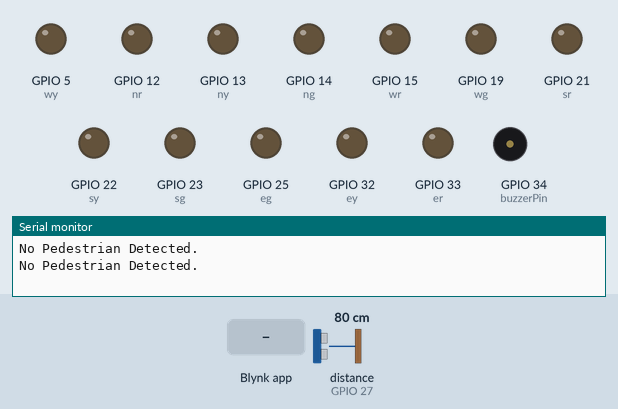
Bench run of a sketch on a simulated ESP32. Parts: output pins drawn as LEDs (lit = HIGH), buzzer (waves = sounding, pin HIGH), the last lines printed to the serial monitor. The test bench sets the inputs (shaded band); at power-on: distance to the obstacle (sensor on GPIO 27) 80 cm. The echo pulse lasts 58.3 µs per cm; WiFi joins after 1.5 s; servers stay silent unless stated.

Above: at 3.0 s.
3.1 s: Blynk app writes 1 to V2
At 5.2 s:
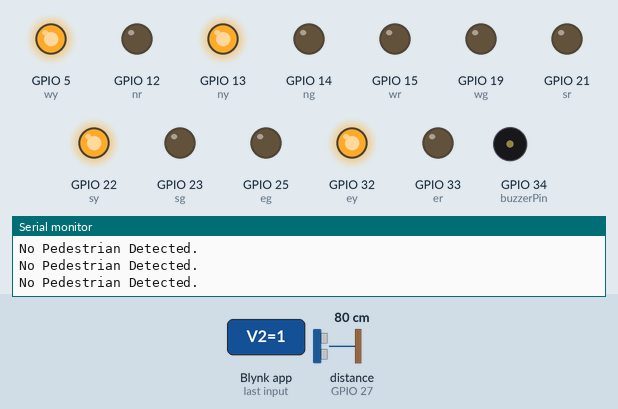
7.2 s: Blynk app writes 1 to V0
At 10.6 s:
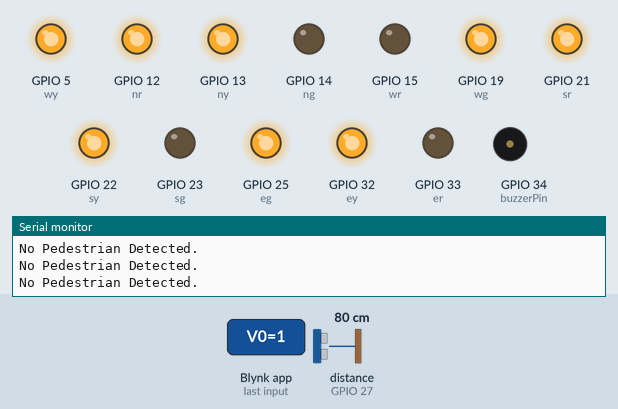
15.4 s: Blynk app writes 1 to V1
At 16.4 s:
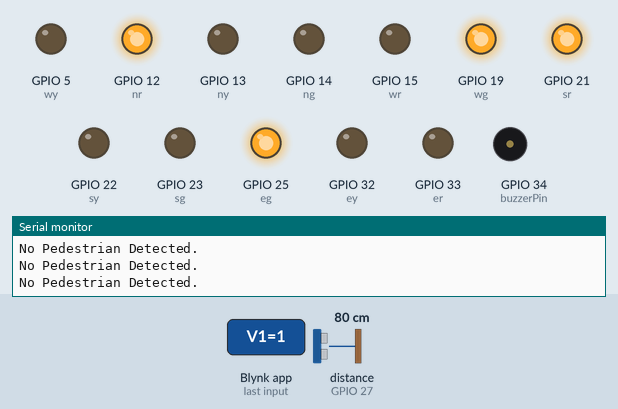
Timing chart, 0 to 23.3 s (numbered marks = the images above; inputs shaded):
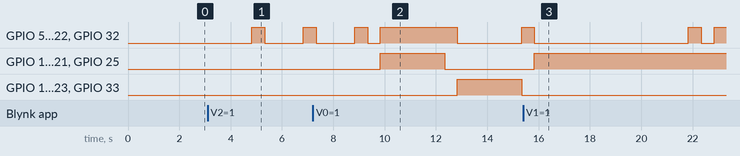

Measured:
- after the input at 3.1 s, GPIO 5 (wy), GPIO 13 (ny), GPIO 22 (sy), GPIO 32 (ey): LOW → HIGH after 1.7 s, → LOW 0.50 s later, → HIGH 1.5 s later
- after the input at 7.2 s, GPIO 12 (nr), GPIO 19 (wg), GPIO 21 (sr), GPIO 25 (eg): LOW → HIGH after 2.6 s, → LOW 2.5 s later; GPIO 14 (ng), GPIO 15 (wr), GPIO 23 (sg), GPIO 33 (er): LOW → HIGH after 5.6 s, → LOW 2.5 s later
- after the input at 15.4 s, GPIO 14 (ng), GPIO 15 (wr), GPIO 23 (sg), GPIO 33 (er): stays LOW (without the input it goes to HIGH after 5.4 s)

The sketch:

TrafficLights.ino
```cpp
/* Fill-in information from Blynk Device Info here */
// Device configuration with Blynk
#define BLYNK_TEMPLATE_ID "TMPL6GStd47OH"
#define BLYNK_TEMPLATE_NAME "Traffic Lights"
#define BLYNK_AUTH_TOKEN "EvMVM2MqF16-ZqpTHsNmNHndXGx5i2As"

// Pin definition for 12 LEDS

#define nr 12
#define ny 13
#define ng 14

#define er 33
#define ey 32
#define eg 25

#define wr 15
#define wy 5
#define wg 19

#define sr 21
#define sy 22
#define sg 23

#include <Arduino.h>
#include <Ultrasonic.h>
#include <WiFi.h>
#include <WiFiClient.h>
#include <BlynkSimpleEsp32.h>

// Innovative feature functions
void activatePedestrianSignal();
void beepBuzzer();


// Desired WiFi credentials
char ssid[] = "Ravindu Malinga";
char pass[] = "123456781";

bool loopRunning = false;

bool loopdef =false;

const unsigned long redDuration = 2000;
const unsigned long greenDuration = 6000;
const unsigned long yellowDuration = 2000;

// Configure Ultrasonic Sensor

const int trigPin = 26;   // Ultrasonic sensor trigger pin
const int echoPin = 27;   // Ultrasonic sensor echo pin
const int buzzerPin = 34; // Buzzer pin

Ultrasonic ultrasonic(trigPin, echoPin);


BLYNK_WRITE(V0) {

int btnState = param.asInt();
if (btnState == 1) {
    loopdef = 1; // Start the loop
  } else {
    loopdef = 0; // Exit the loop
  }
}

BLYNK_WRITE(V1) {
  int value2 = param.asInt();
  if (value2 == 1) {
    // 1st Junction
    digitalWrite(nr, HIGH);
    digitalWrite(ny, LOW);
    digitalWrite(ng, LOW);

    // 2nd Junction
    digitalWrite(er, LOW);
    digitalWrite(ey, LOW);
    digitalWrite(eg, HIGH);

    // 3rd Junction
    digitalWrite(sr, HIGH);
    digitalWrite(sy, LOW);
    digitalWrite(sg, LOW);


    // 4th Junction
    digitalWrite(wr, LOW);
    digitalWrite(wy, LOW);
    digitalWrite(wg, HIGH);

    delay(5000);

  } else {

    // Turn off all lights for the all junctions
     digitalWrite(nr, LOW);
    digitalWrite(ny, LOW);
    digitalWrite(ng, LOW);


    digitalWrite(er, LOW);
    digitalWrite(ey, LOW);
    digitalWrite(eg, LOW);


    digitalWrite(sr, LOW);
    digitalWrite(sy, LOW);
    digitalWrite(sg, LOW);


    digitalWrite(wr, LOW);
    digitalWrite(wy, LOW);
    digitalWrite(wg, LOW);
  }
}

BLYNK_WRITE(V3) {
  bool value4 = param.asInt();
  if (value4 == 1) {
    // 1st Junction
    digitalWrite(nr, LOW);
    digitalWrite(ny, LOW);
    digitalWrite(ng, HIGH);

    // 2nd Junction
    digitalWrite(er, HIGH);
    digitalWrite(ey, LOW);
    digitalWrite(eg, LOW);

    // 3rd Junction
    digitalWrite(sr, LOW);
    digitalWrite(sy, LOW);
    digitalWrite(sg, HIGH);

    // 4th Junction
    digitalWrite(wr, HIGH);
    digitalWrite(wy, LOW);
    digitalWrite(wg, LOW);

    delay(5000);

  } else {

    // Turn off all lights for all junctions
     digitalWrite(nr, LOW);
    digitalWrite(ny, LOW);
    digitalWrite(ng, LOW);


    digitalWrite(er, LOW);
    digitalWrite(ey, LOW);
    digitalWrite(eg, LOW);


    digitalWrite(sr, LOW);
    digitalWrite(sy, LOW);
    digitalWrite(sg, LOW);


    digitalWrite(wr, LOW);
    digitalWrite(wy, LOW);
    digitalWrite(wg, LOW);
  }
}


BLYNK_WRITE(V2) {


int buttonState = param.asInt();
if (buttonState == 1) {
    loopRunning = 1; // Start the loop
  } else {
    loopRunning = 0; // Exit the loop
  }


}

void setup()
{

  Serial.begin(9600);
  pinMode(buzzerPin, OUTPUT);

  pinMode(nr, OUTPUT);
  pinMode(ny, OUTPUT);
  pinMode(ng, OUTPUT);

  pinMode(er, OUTPUT);
  pinMode(ey, OUTPUT);
  pinMode(eg, OUTPUT);

  pinMode(wr, OUTPUT);
  pinMode(wy, OUTPUT);
  pinMode(wg, OUTPUT);

  pinMode(sr, OUTPUT);
  pinMode(sy, OUTPUT);
  pinMode(sg, OUTPUT);

  Blynk.begin(BLYNK_AUTH_TOKEN, ssid, pass);


}
// Innovative feature added
void activatePedestrianSignal() {
  // Code to activate the pedestrian signal
  Serial.println("Pedestrian Detected! Activate Signal.");
}

void beepBuzzer() {
  // Beep the buzzer
  digitalWrite(buzzerPin, HIGH);
  delay(200); // Beep sound delay
  digitalWrite(buzzerPin, LOW);
}

void loop()
{
  Blynk.run();
  long distance = ultrasonic.read();

  if (distance > 350) {  // You can customaize the distance
    activatePedestrianSignal();
    beepBuzzer();
  } else {
    Serial.println("No Pedestrian Detected.");
  }

  delay(1000);


if (loopRunning) {

    digitalWrite(ny,1);
    digitalWrite(ey,1);
    digitalWrite(sy,1);
    digitalWrite(wy,1);

    delay(500);

    digitalWrite(ny,0);
    digitalWrite(ey,0);
    digitalWrite(sy,0);
    digitalWrite(wy,0);

    delay(500);

    digitalWrite(ny,1);
    digitalWrite(ey,1);
    digitalWrite(sy,1);
    digitalWrite(wy,1);
  }
else{
  digitalWrite(ny,0);
    digitalWrite(ey,0);
    digitalWrite(sy,0);
    digitalWrite(wy,0);
}

// Default color light system checking
if(loopdef){
    digitalWrite(nr, HIGH); //north road red  ON
    digitalWrite(sr, HIGH); //south road red  ON

    digitalWrite(eg, HIGH); //east road green  ON
    digitalWrite(wg, HIGH); //west road green  ON
    delay(2500);

    digitalWrite(eg, LOW); //east road green  OFF
    digitalWrite(wg, LOW); //west road green  OFF

    digitalWrite(ny, HIGH); //North Yellow  ON
    digitalWrite(sy, HIGH); //South Yellow  ON
    digitalWrite(ey, HIGH); //east road Yellow  ON
    digitalWrite(wy, HIGH); //west road Yellow  ON

    digitalWrite(nr, LOW); //north road red  OFF
    digitalWrite(sr, LOW); //south road red  OFF
    delay(500);

    digitalWrite(eg, LOW); //east road green  OFF
    digitalWrite(wg, LOW); //west road green  OFF

    digitalWrite(er, HIGH); //east road red   ON
    digitalWrite(wr, HIGH); //west road red   ON

    digitalWrite(ey, LOW); //east road yellow  OFF
    digitalWrite(wy, LOW); //west road yellow  OFF
    digitalWrite(ny, LOW); //north road yellow  OFF
    digitalWrite(sy, LOW); //south road yellow  OFF

    digitalWrite(ng, HIGH); //north road green  ON
    digitalWrite(sg, HIGH); //south road green  ON

    delay(2500);

    digitalWrite(ey, HIGH); //east road yellow  ON
    digitalWrite(wy, HIGH); //west road yellow  ON
    digitalWrite(ny, HIGH); //north road yellow  ON
    digitalWrite(sy, HIGH); //south road yellow  ON

    digitalWrite(er, LOW); //east road red   OFF
    digitalWrite(wr, LOW); //west road red   OFF
    digitalWrite(ng, LOW); //north road red   OFF
    digitalWrite(sg, LOW); //south road red   OFF

    delay(500);

}
else{
 digitalWrite(nr, LOW);
    digitalWrite(ny, LOW);
    digitalWrite(ng, LOW);


    digitalWrite(er, LOW);
    digitalWrite(ey, LOW);
    digitalWrite(eg, LOW);


    digitalWrite(sr, LOW);
    digitalWrite(sy, LOW);
    digitalWrite(sg, LOW);


    digitalWrite(wr, LOW);
    digitalWrite(wy, LOW);
    digitalWrite(wg, LOW);

}


}
```
